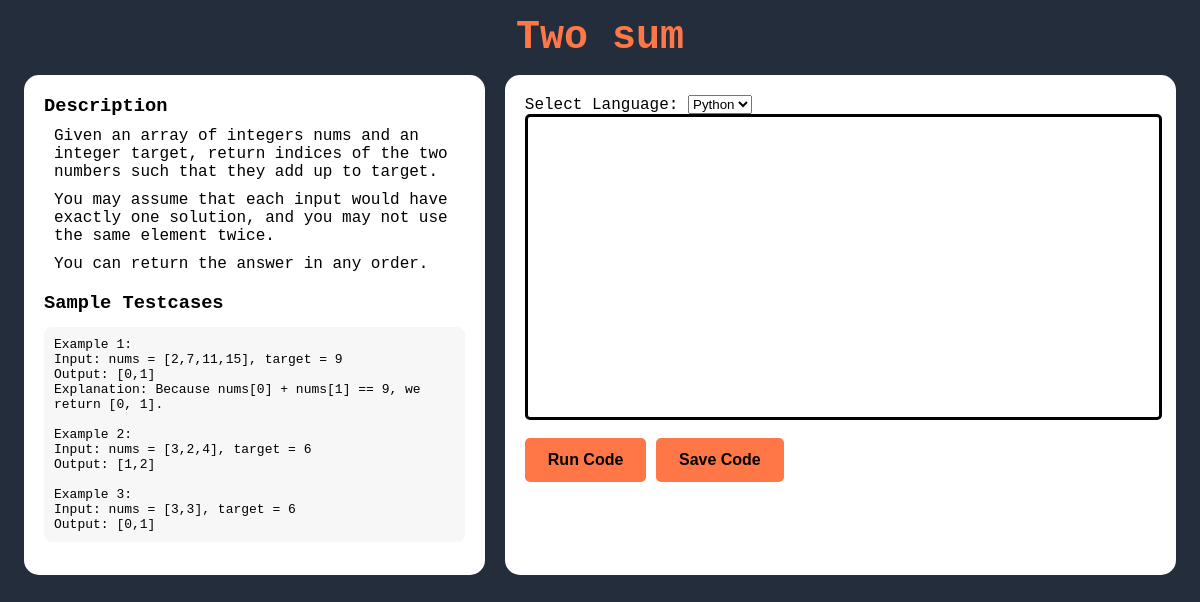
The app's page /competitor/solve_problem/2/ with its own data.
### host/models.py (models this page shows, shortened)
class Problem(models.Model):
    title = models.CharField(max_length=255)
    description = models.TextField()
    sample_testcases = models.TextField()
    python_code_prefix = models.TextField(blank=True, null=True)  # Allow blank/null
    python_function_signature = models.TextField(blank=True, null=True)
    python_main = models.TextField(blank=True, null=True)
    cpp_code_prefix = models.TextField(blank=True, null=True)
    cpp_function_signature = models.TextField(blank=True, null=True)
    cpp_main = models.TextField(blank=True, null=True)
    java_code_prefix = models.TextField(blank=True, null=True)
    java_function_signature = models.TextField(blank=True, null=True)
    java_main = models.TextField(blank=True, null=True)

### competitor/views.py (the view, shortened to what this page needs)
# urls.py: path('solve_problem/<int:problem_id>/', views.problem_details, name='solve_problem'),
def problem_details(request, problem_id):
    problem = get_object_or_404(Problem, id=problem_id)
    results = []
    code = ""
    language = "python"
    testcases_passed = 0
    total_testcases = problem.test_cases.count()
    return render(request, 'competitor/problem_details.html', {
        'problem': problem,
        'results': results,
        'code': code,
        'language': language
    })

### templates/competitor/problem_details.html (shortened to what this page needs)
{% load static %}
<!DOCTYPE html>
<html lang="en">
<head>
</head>
<body>
    <h1>{{ problem.title }}</h1>
    <div class="container">
        <div class="left">
            <h3 style="margin-top:0px;">Description</h3>
            <p>{{ problem.description|linebreaks }}</p>
            <h3>Sample Testcases</h3>
            <pre>{{ problem.sample_testcases }}</pre>
        </div>
        <div class="right">
            <form method="POST" id="codeForm">
                <label for="language">Select Language:</label>
                <select name="language" id="language">
                    <option value="python" {% if language == "python" %}selected{% endif %}>Python</option>
                </select>
                <div id="editor"></div>
                <br>
                <button type="submit" class="btn-like">Run Code</button>
                <button type="submit" class="btn-like" name="save_result">Save Code</button>
            </form>
        </div>
    </div>
</body>
</html>

### templates/competitor/problem_details.html (style rules this page uses)
body { background-color: #232d3b; font-family: "Lucida Console", "Courier New", monospace; color: white; margin: 0; padding: 0; display: flex; flex-direction: column; align-items: center; }
h1 { font-size: 2.5em; color: #ff7746; text-align: center; margin-top: 15px; margin-bottom: 15px; }
.container { display: flex; width: 96%; max-width: 1200px; margin: 0px; gap: 20px; }
.left, .right { padding: 20px; border-radius: 15px; background-color: white; color: black; }
.left { flex: 1; }
.right { flex: 1.5; }
pre { background-color: #f7f7f7; padding: 10px; border-radius: 8px; white-space: pre-wrap; }
#editor { width: 100%; height: 300px; border-radius: 5px; border: solid black; }
.btn-like { display: inline-block; padding: 10px 20px; font-size: 16px; font-weight: bold; text-align: center; background-color: rgb(255, 119, 70); border-radius: 5px; color: black; border: solid rgb(255, 119, 70); transition: 0.3s ease; }
h3 { margin-bottom: 0px; }
p { margin: 10px; }

### records on screen
Problem: title "Two sum", description "Given an array of integers nums and an integer target, return indices of the two numbers such that they add up to target. You may assume that each input would have exactly one solution, and you may not use the same element twice. You can return the answer in any order.", sample_testcases "Example 1: Input: nums = [2,7,11,15], target = 9 Output: [0,1] Explanation: Because nums[0] + nums[1] == 9, we return [0, 1]. Example 2: Input: nums = [3,2,4], target = 6 Output: [1,2] Example 3: Input: nums = [3,3], target = 6 Output: [0,1]"
